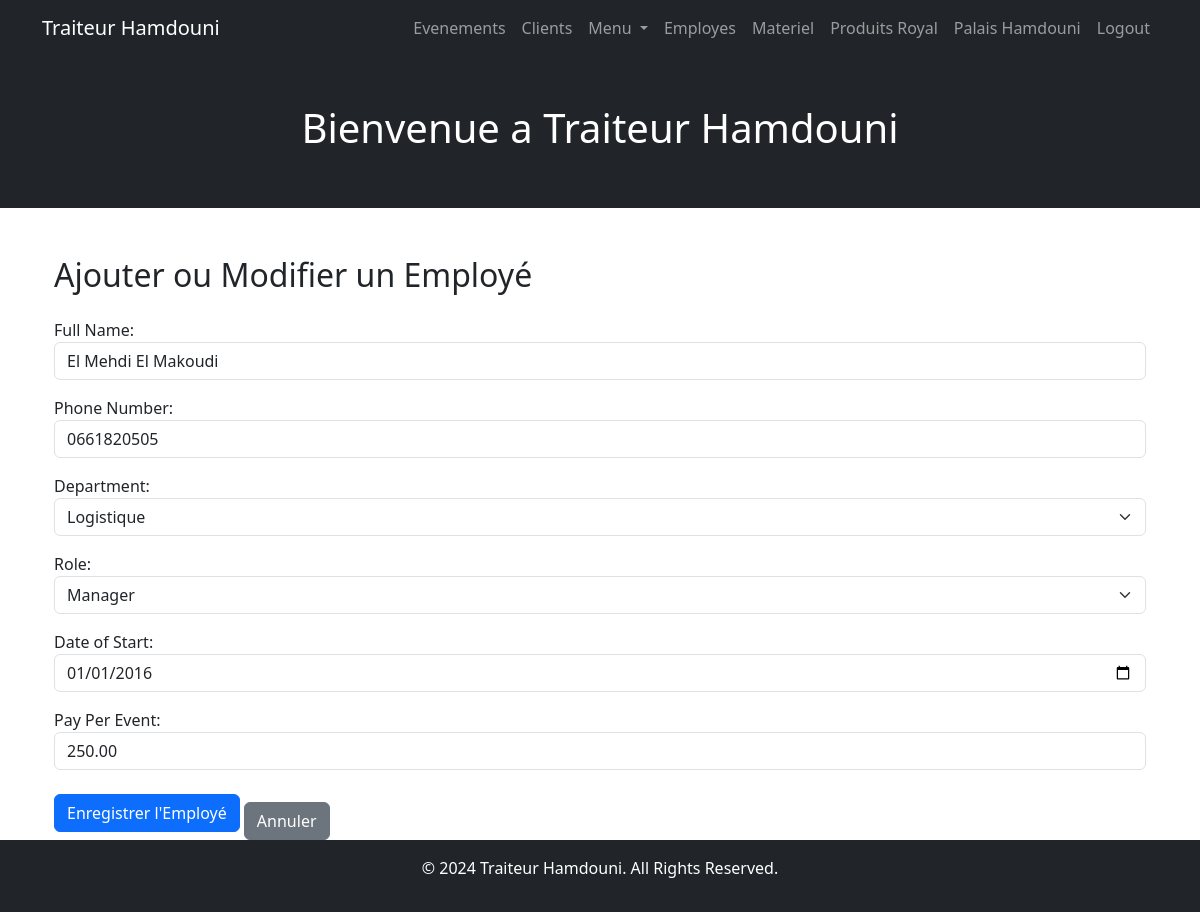
Page /employees/edit/3/ (signed in) on the committed database.
### employees/models.py (models this page shows, shortened)
class Employee(models.Model):
    full_name = models.CharField(max_length=255, verbose_name="Full Name")
    phone_number = models.CharField(max_length=15, verbose_name="Phone Number")
    department = models.CharField(max_length=50, choices=DEPARTMENTS, verbose_name="Department")
    role = models.CharField(max_length=50, choices=ROLES, verbose_name="Role")
    start_date = models.DateField(verbose_name="Date of Start")
    pay_per_event = models.DecimalField(max_digits=10, decimal_places=2, verbose_name="Pay Per Event")

### employees/views.py (the view)
# urls.py: path('edit/<int:pk>/', edit_employee, name='edit_employee'),  # Edit an existing employee
def edit_employee(request, pk):
    employee = get_object_or_404(Employee, pk=pk)
    if request.method == 'POST':
        form = EmployeeForm(request.POST, instance=employee)
        if form.is_valid():
            try:
                form.save()
                messages.success(request, "Employee updated successfully!")
                return redirect('employees:employee_list')
            except ValidationError as e:
                form.add_error(None, e)
    else:
        form = EmployeeForm(instance=employee)
    return render(request, 'employees/employee_form.html', {'form': form})

### employees/forms.py
class EmployeeForm(forms.ModelForm):
    class Meta:
        model = Employee
        fields = ['full_name', 'phone_number', 'department', 'role', 'start_date', 'pay_per_event']
        widgets = {
            'full_name': forms.TextInput(attrs={'class': 'form-control', 'placeholder': 'Enter full name'}),
            'phone_number': forms.TextInput(attrs={'class': 'form-control', 'placeholder': 'Enter phone number'}),
            'department': forms.Select(attrs={'class': 'form-select'}),
            'role': forms.Select(attrs={'class': 'form-select'}),
            'start_date': forms.DateInput(attrs={'class': 'form-control', 'type': 'date'}),
            'pay_per_event': forms.NumberInput(attrs={'class': 'form-control', 'placeholder': 'Enter pay per event'}),
        }
        labels = {
            'full_name': 'Full Name',
            'phone_number': 'Phone Number',
            'department': 'Department',
            'role': 'Role',
            'start_date': 'Date of Start',
            'pay_per_event': 'Pay Per Event',
        }

### employees/templates/employees/employee_form.html (shortened to what this page needs)
{% extends 'base.html' %}
{% block content %}
<div class="container mt-4">
    <h2 class="mb-4">Ajouter ou Modifier un Employé</h2>
    <form method="post">
        {{ form.as_p }}
        <button type="submit" class="btn btn-primary">Enregistrer l'Employé</button>
        <a href="{% url 'employees:employee_list' %}" class="btn btn-secondary mt-3">Annuler</a>
    </form>
</div>
{% endblock %}

### client/templates/base.html (style rules this page uses)
html, body { height: 100%; margin: 0; }
body { display: flex; flex-direction: column; }
.container.mt-4 { flex: 1; }

### rows in the picture
Employee: full_name "El Mehdi El Makoudi", phone_number "0661820505", department "Logistique", role "Manager", start_date "01/01/2016", pay_per_event "250.00"
